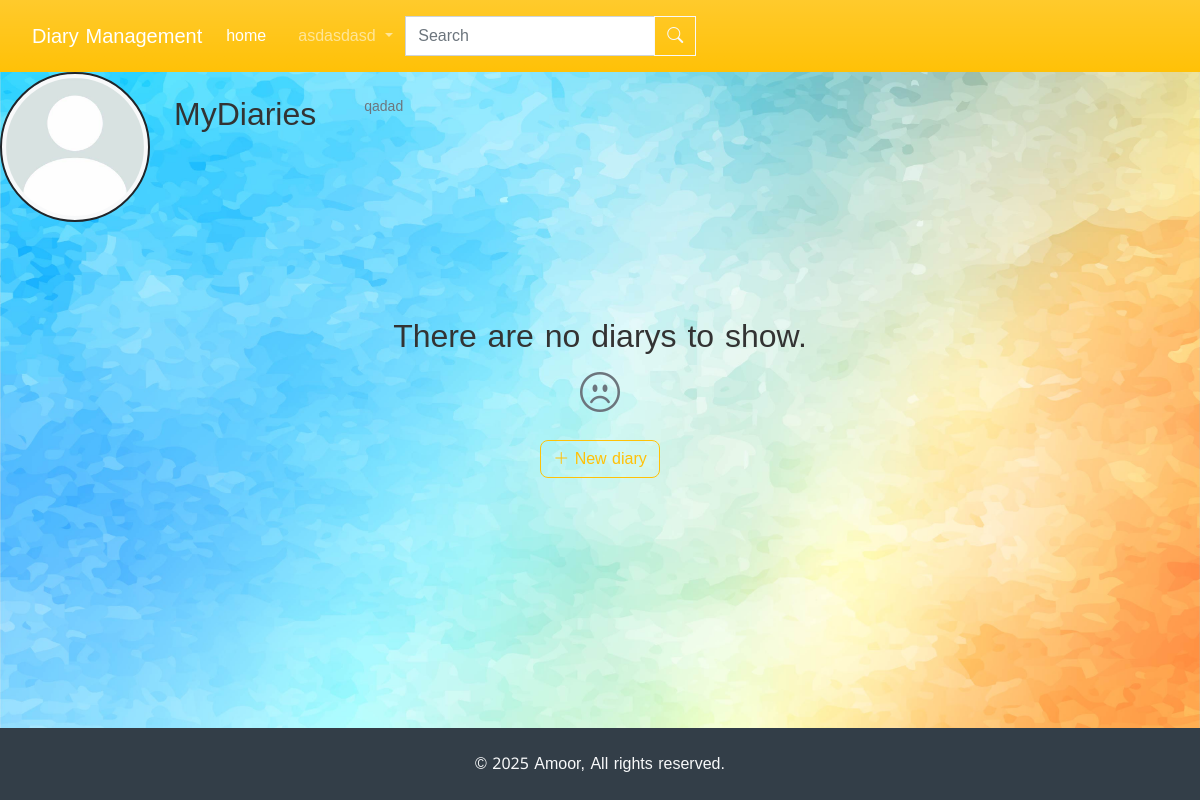
The app's page /mydiary/diary/list/ (signed in), older data.
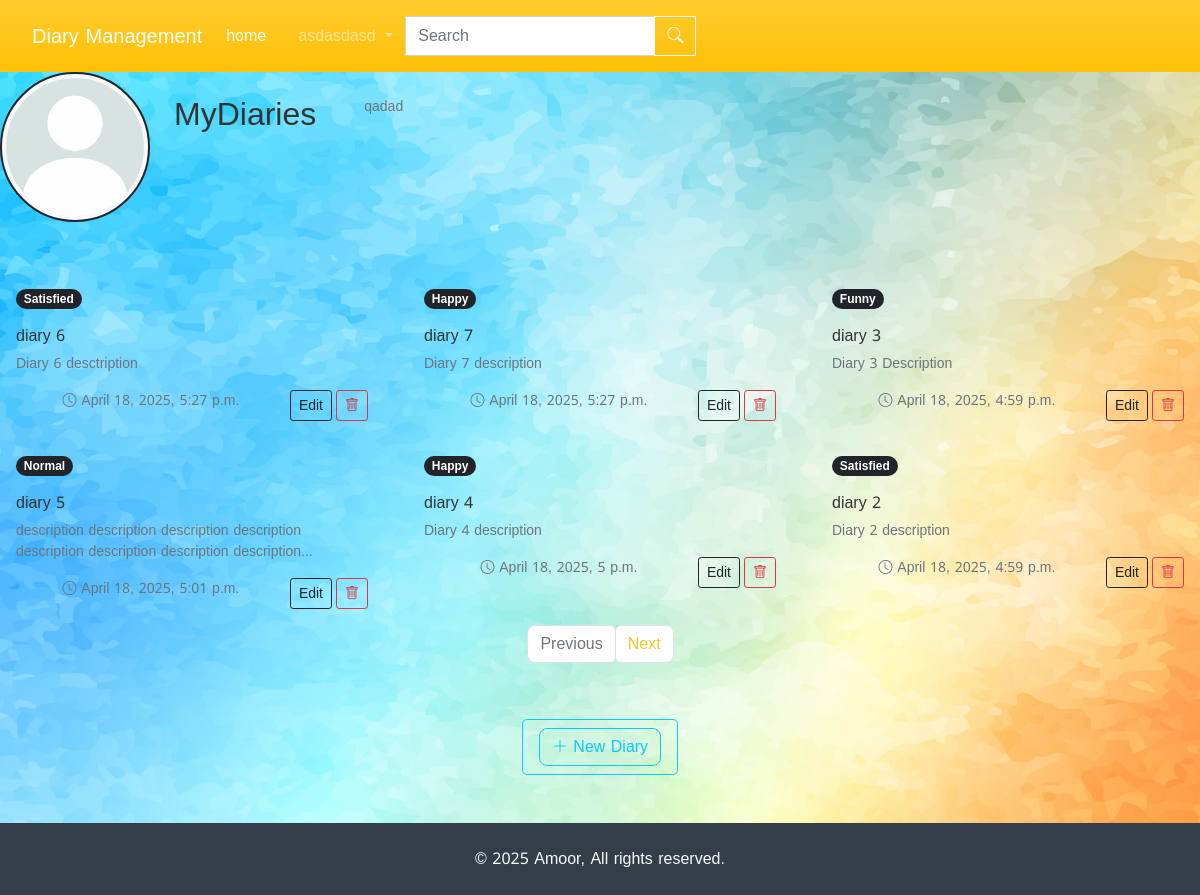
The same page, newer data.
### users/models.py (models this page shows, shortened)
class CustomUser(AbstractUser):
    bio = models.TextField(null=True)
    profile_image = models.ImageField(upload_to='profile_images/', blank=True, null=True)

### diaries/models.py (models this page shows, shortened)
class Diary(models.Model):
    title = models.CharField(max_length=255)
    description = models.TextField()
    mood = models.IntegerField(choices=Mood.choices, default=Mood.NORMAL)
    created_at = models.DateTimeField(auto_now_add=True)
    updated_at = models.DateTimeField(auto_now=True)
    user = models.ForeignKey(CustomUser, on_delete=models.CASCADE)

### diaries/views.py (the view)
# urls.py: path('diary/list/', (views.DiariesListView.as_view()), name='DiariesList'),
class DiariesListView(LoginRequiredMixin, ListView):
    model = Diary
    template_name = 'diary/diaries_list.html'
    paginate_by = 6
    ordering = ['-updated_at']
    def get_queryset(self):
        query_set = super().get_queryset()
        where = {'user_id': self.request.user}
        q = self.request.GET.get('q', None)
        if q:
            where['title__icontains'] = q
        return query_set.filter(**where)

### diaries/templates/diary/diaries_list.html (shortened to what this page needs)
{% extends 'base.html' %}
{% load i18n %}
{% block content %}
<div class="d-flex">
    <div class="d-flex justify-content-center">
        <div class="rounded-circle border border-2 border-dark p-1 bg-light"
         style="width: 150px; height: 150px; overflow: hidden;">
         {% if user.profile_picture %}
            <img src="{{ user.profile_picture }}"
             class="img-fluid rounded-circle w-100 h-100 object-fit-cover">
        {% else %}
            <div class="w-100 h-100 rounded-circle"
                style="background-image: url('/media/OIP.jpg');
                background-size: cover; background-position: center;">
            </div>
        </div>
        {% endif %}
    </div>
    <h2 class="m-4 px-10">{% trans 'MyDiaries' %}</h2>
    <p class="m-4 card-text text-muted small clamp-2">{{ user.bio }}</p>
</div>
<div class="row mt-5">
    {% for diary in object_list %}
        <div class="col-md-4" id="diary-{{ diary.id }}">
            <div class="card-mb-3">
                <div class="card-body">
                    <p>
                        <span class="badge rounded-pill bg-dark">
                            {{ diary.get_mood_display }}
                        </span>
                    </p>
                    <h3 class='card-title fs-6'>{{ diary.title }}</h3>
                    <p class="card-text text-muted small clamp-2">{{ diary.description }}</p>
                    <div class="d-flex">
                        <span class="me-auto text-muted small">
                            <i class="bi bi-clock"></i>
                            <time datetime="{{ diary.created_at }}">
                                {{ diary.created_at}}
                            </time>
                        </span>
                        <a href="{% url 'UpdateDiary' diary.id %}" class="btn btn-sm btn-outline-dark mx-1">
                            {% trans 'Edit' %}
                        </a>
                        <button class="delete-btn btn btn btn-sm btn-outline-danger"
                            data-diary-id="{{ diary.id }}">
                            <i class="bi bi-trash"></i>
                        </button>
                    </div>
                </div>
            </div>
        </div>
    {% empty %}
        <div class="col-md-12">
            <div class="h-100 p-5 text-center">
                <h2>{% trans 'There are no diarys to show.' %}</h2>
                <p><i class="bi bi-emoji-frown fs-1 lni lni-sad text-muted"></i></p>
                <a href="{% url 'CreateDiary' %}" class="btn btn-outline-warning">
                    <i class="bi bi-plus-lg "></i> {% trans 'New diary'%}
                </a>
            </div>
        </div>
    {% endfor %}
    {% if page_obj.paginator.count > 0 %}
        <div class="d-flex justify-content-center bd-highlight mb-3">
            <nav>
                <ul class="pagination">
                        {% if page_obj.has_previous %}
                            <li class="page-item">
                                    <a class="page-link" href="?page={{ page_obj.previous_page_number }}">
                                        {% trans 'Previous' %}
                                    </a>
                            </li>
                        {% else %}
                            <li class="page-item disabled">
                                <a class="page-link" href="#">{% trans 'Previous' %}</a>
                            </li>
                        {% endif %}
                        {% if page_obj.has_next %}
                            <li class="page-item">
                                <a class="page-link" href="?page={{ page_obj.next_page_number }}">
                                    {% trans 'Next' %}
                                </a>
                            </li>
                    {% else %}
                        <li class="page-item disabled">
                                <a class="page-link" href="#">{% trans 'Next' %}</a>
                        </li>
                    {% endif %}
                </ul>
            </nav>
        </div>
    {% endif %}
</div>
{% if object_list|length != 0 %}
    <div class="d-flex justify-content-center mb-4 py-4">
        <button class="btn btn-outline-info btn-lg">
            <a href="{% url 'CreateDiary' %}" class="btn btn-outline-info">
                    <i class="bi bi-plus-lg "></i> {% trans 'New Diary'%}
            </a>
        </button>
    </div>
{% endif %}
{% endblock %}

### diaries/templates/base.html (shortened to what this page needs)
{% load static %}
{% load i18n %}
<!DOCTYPE html>
<html lang="en" class="h-100" dir="ltr">
<head>
    <link href="{% static 'css/101.css' %}" rel="stylesheet">
    <link href="{% static 'css/app.css' %}" rel="stylesheet">
    <link href="{% static 'css/mycss.css' %}" rel="stylesheet">
    <link rel="stylesheet" href="https://cdn.jsdelivr.net/npm/bootstrap-icons@1.11.3/font/bootstrap-icons.min.css">
</head>
<body class="d-flex flex-column h-100 bg-light">
    {% include "partials/header.html" %}
    <main>
        {% block content %}
        {% endblock %}
    </main>
    {% include "partials/footer.html" %}
    </body>
</html>

### diaries/templates/partials/header.html (shortened to what this page needs)
{% load i18n %}
<header>
<nav class="navbar navbar-expand-md bg-gradient bg-warning navbar-dark p-3 ">
    <a class="navbar-brand"
       data-toggle="tooltip"
       href="{% url 'DiariesList' %}"
       title="{% trans "View all your Diaries and edit them." %}">
        {% trans "Diary Management" %}
    </a>
    <div class="collapse navbar-collapse" id="navbarNavCollapse">
        <ul class="navbar-nav">
            <li class="nav-item">
                <a class="nav-link active" aria-current="page" href="{% url 'Index' %}">{% trans 'home' %}</a>
            </li>
        </ul>
        {% if user.is_authenticated %}
        <ul class="navbar-nav mb-2 mb-lg-0 me-3">
            <li class="nav-item dropdown">
                <a class="nav-link dropdown-toggle" href="#" id="navbarDropdown" role="button" data-bs-toggle="dropdown" aria-expanded="false">
                    {{ user.username }}
                </a>
            </li>
        <form method="get" class="d-flex">
            <div class="input-group">
                <input type='text'
                class='form-control'
                name='q'
                placeholder="{% trans 'Search' %}"
                value="{{ request.GET.q }}">
                    <button class="btn btn-outline-light" type="submit">
                    <i class="bi bi-search"></i>
                </button>
            </div>
        </form>
        {% endif %}
    </div>
</nav>
</header>

### diaries/templates/partials/footer.html
{% load i18n %}
<footer class="footer mt-auto py-4 bg-secondary">
    <div class="container text-center">
      <span class="text text-light">{% trans "© 2025 Amoor, All rights reserved." %}</span>
    </div>
  </footer>

### static/css/mycss.css (style rules this page uses)
body { background-image: url("/media/backgrounds/main-background.jpg"); background-size: cover; background-repeat: no-repeat; background-attachment: fixed; background-position: center; min-height: 100vh; }
.clamp-2 { display: -webkit-box; -webkit-line-clamp: 2; -webkit-box-orient: vertical; overflow: hidden; text-overflow: ellipsis; }

### diaries/templates/partials/header.html (style rules this page uses)
.dropdown { position: relative; display: inline-block; }

Row changes from the older to the newer data that the page shows:
added Diary: mood "Satisfied", title "diary 6", description "Diary 6 desctription", created_at "April 18, 2025, 5:27 p.m."
added Diary: mood "Happy", title "diary 7", description "Diary 7 description", created_at "April 18, 2025, 5:27 p.m."
added Diary: mood "Funny", title "diary 3", description "Diary 3 Description", created_at "April 18, 2025, 4:59 p.m."
added Diary: mood "Normal", title "diary 5", description "description description description description description description description…", created_at "April 18, 2025, 5:01 p.m."
added Diary: mood "Happy", title "diary 4", description "Diary 4 description", created_at "April 18, 2025, 5 p.m."
added Diary: mood "Satisfied", title "diary 2", description "Diary 2 description", created_at "April 18, 2025, 4:59 p.m."
Text that changed along with them:
text no longer shown: "There are no diarys to show. New diary"
text now shown: "Previous Next New Diary"
